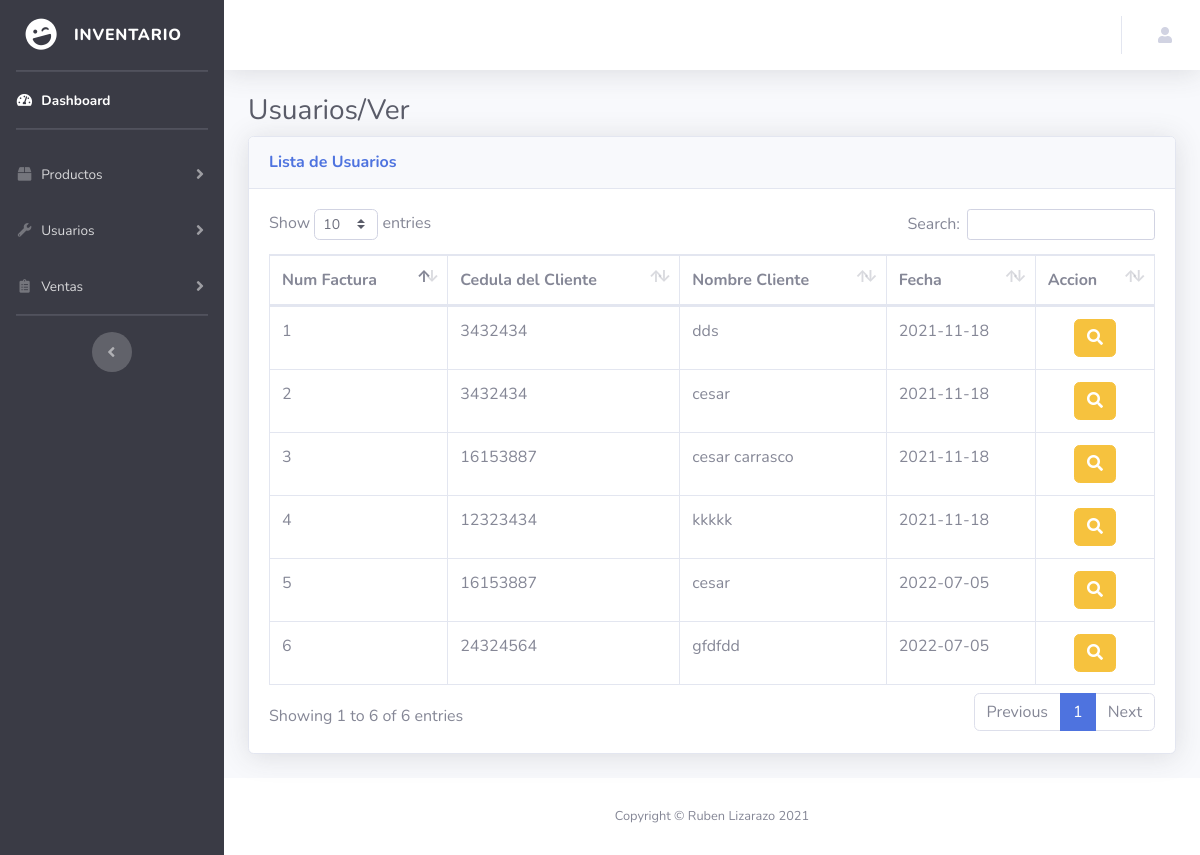
/Administracion/listFacturas, run on the app's committed database.
### tables this page shows
CREATE TABLE `facturas`  (
  `idFactura` int(255) NOT NULL,
  `cedulaCliente` varchar(255) NULL DEFAULT NULL,
  `nombreCliente` varchar(255) NULL DEFAULT NULL,
  `fecha` date NULL DEFAULT NULL,
  PRIMARY KEY (`idFactura`) USING BTREE
);

### application/controllers/Administracion.php (called while the page is built, shortened)
<?Php
class Administracion extends CI_Controller
{
    public function __construct()
    {
        $this->load->model(array('Administracion_model'));
    }
    private function plantilla()
    {
        $datos['usuario'] = $this->session->nombreUsuario . ' ' . $this->session->apellidoUsuario;
        $this->load->view('administracion/head');
        $this->load->view('administracion/sidebar');
        $this->load->view('administracion/topbar', $datos);
    }
    private function footer()
    {
        $this->load->view('administracion/footer');
        $this->load->view('administracion/end');
    }
    public function listFacturas()
    {
        $facturas['factu'] = $this->Administracion_model->verFacturas();
        $this->load->view('listFacturas', $facturas);
    }
}

### index.php (called while the page is built, shortened)
<?php
require_once BASEPATH.'core/CodeIgniter.php';

### application/models/Administracion_model.php (called while the page is built, shortened)
<?Php
    class Administracion_model extends CI_Model {
        public function verFacturas()
        {
            $this->db->select('idFactura, cedulaCliente, nombreCliente, fecha');
            $this->db->from('facturas');
            $query = $this->db->get();
            return $query->result();
        }
    }
?>

### application/views/listFacturas.php (the view, shortened to what this page needs)
 <div class="container-fluid">
<h1 class="h3 mb-2 text-gray-800">Usuarios/Ver</h1>
<div class="card shadow mb-4">
  <div class="card-header py-3">
    <h6 class="m-0 font-weight-bold text-primary">Lista de Usuarios</h6>
  </div>
  <div class="card-body">
    <div class="table-responsive">
      <table class="table table-bordered" id="dataTable" width="100%" cellspacing="0">
        <thead>
          <tr>
            <th>Num Factura</th>
            <th>Cedula del Cliente</th>
            <th>Nombre Cliente</th>
            <th>Fecha</th>
            <th>Accion</th>
          </tr>
        </thead>
        <tbody>
            <?Php
                foreach ($factu as $factura) {
            ?>
          <tr>
            <td><?=$factura->idFactura?></td>
            <td><?=$factura->cedulaCliente?></td>
            <td><?=$factura->nombreCliente?></td>
            <td><?=$factura->fecha?></td>
            <td class="text-center">
                <a href="<?= base_url() ?>Administracion/mostrarFactura/<?=$factura->idFactura?>" class="btn btn-warning text-ligth"> <i class="fa fa-search"></i></a>
            </td>
          </tr>
          <?Php
              }
          ?>
        </tbody>
      </table>
    </div>
  </div>
</div>
</div>
</div>

### data on the page
facturas: idFactura "1", cedulaCliente "3432434", nombreCliente "dds", fecha "2021-11-18"
facturas: idFactura "2", cedulaCliente "3432434", nombreCliente "cesar", fecha "2021-11-18"
facturas: idFactura "3", cedulaCliente "16153887", nombreCliente "cesar carrasco", fecha "2021-11-18"
facturas: idFactura "4", cedulaCliente "12323434", nombreCliente "kkkkk", fecha "2021-11-18"
facturas: idFactura "5", cedulaCliente "16153887", nombreCliente "cesar", fecha "2022-07-05"
facturas: idFactura "6", cedulaCliente "24324564", nombreCliente "gfdfdd", fecha "2022-07-05"
